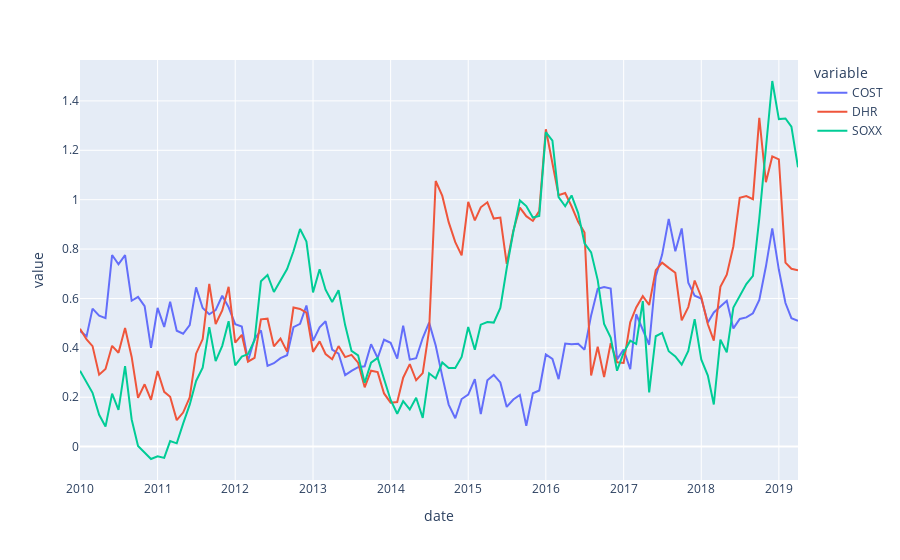

Notebook code cell kept with this figure:
### Code cell
px.line(asset_24mo_returns_period_df)
